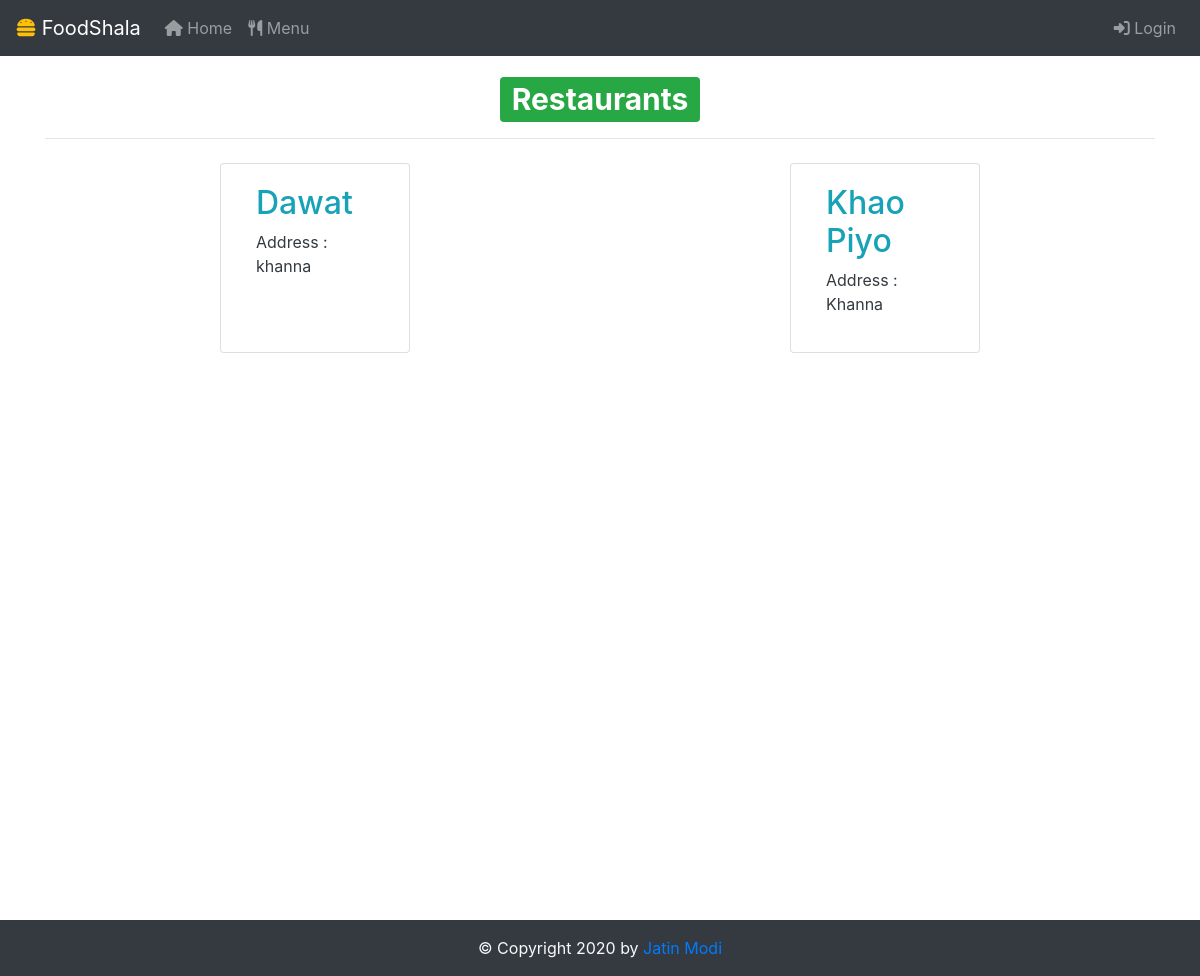
Page /home on the earlier database version.
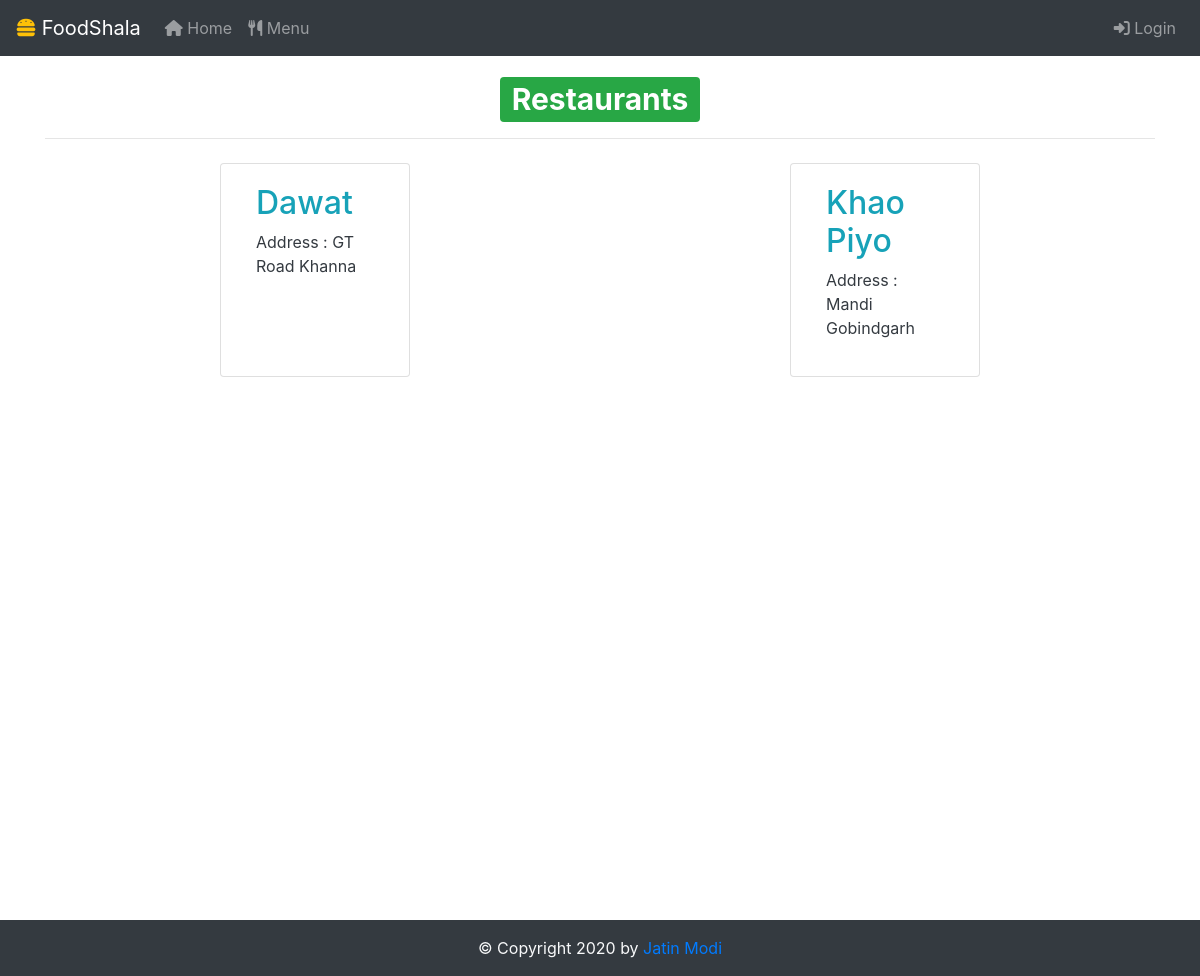
Same page on the later database version.
### app.py (models this page shows)
class Restaurants(db.Model):
	__tablename__ = 'restaurants'
	id = db.Column(db.Integer,primary_key=True)
	name = db.Column(db.String)
	ownerFirstName = db.Column(db.String)
	ownerLastName = db.Column(db.String)
	email = db.Column(db.String)
	address = db.Column(db.String)
	password = db.Column(db.String)
	mobile = db.Column(db.String)

### app.py (the view)
@app.route("/home")
def home():
	user = None
	restaurants = Restaurants.query.all()
	if checkSession():
		user = Users.query.filter_by(email=session['email']).first()
	return render_template("home.html",user=user,restaurants=restaurants)
	return redirect("/customerlogin")

### app.py (called while the page is built)
def checkSession():
	if 'email' in session:
		return True
	return False

### templates/home.html (shortened to what this page needs)
{% include "header.html" %}
<div class="container" style="min-height: 100vh;position: relative;">
	<h1 class="mt-3 text-center font-weight-bold"><span class="badge badge-success">Restaurants</span></h1><hr>
	<div class="row mt-4">
		{% for x in restaurants %}
			<div class="card col-2 mx-auto"  onmouseover="this.style.backgroundColor='grey'" onmouseout="this.style.backgroundColor='white'">
				<a href="/restaurant/{{ x.id }}" style="text-decoration: none;">
	  			<div class="card-body text-dark">
	    			<h2 class=" text-info text-capitalize">{{ x.name }}</h2>
	    			<p>Address : {{ x.address }}</p>
				</div>
			</a>
			</div>
		{% endfor %}
	</div>
</div>
{% include "footer.html" %}

### templates/header.html (shortened to what this page needs)
<!DOCTYPE html>
<html>
<head>
<link href="{{ url_for('static',filename = 'css/bootstrap.css') }}" rel="stylesheet">
  <link rel="stylesheet" href="https://maxcdn.bootstrapcdn.com/bootstrap/4.4.1/css/bootstrap.min.css">
<nav class="navbar navbar-expand-lg navbar-dark bg-dark">
  <a class="navbar-brand" href="/"><i class="text-warning fas fa-hamburger"></i> FoodShala</a>
  <div class="collapse navbar-collapse" id="navbarSupportedContent">
    <ul class="navbar-nav mr-auto">
      <li class="nav-item">
        <a class="nav-link" href="/home"><i class="fas fa-home"></i> Home </a>
      </li>
      <li class="nav-item">
        <a class="nav-link" href="/menu"><i class="fas fa-utensils"></i> Menu</a>
      </li>
    </ul>
    {% if not user %}
    <div class="ml-auto">
      <ul class="navbar-nav ">
      <li class="nav-item">
        <a class="nav-link" href="/customerlogin"><i class="fas fa-sign-in-alt"></i> Login</a>
      </li>
      </ul>
    {% endif %}
    </div>
  </div>
</nav>
</head>

### templates/footer.html
<div style="position: static;bottom: 0;" class="mt-5">
  	<div class="bg-dark text-center text-light p-3">
    	&copy; Copyright 2020 by <a href="https://www.github.com/jatinmodi001">Jatin Modi</a>
    </div>
  </div>

Differences in the rows shown:
changed Restaurants "Dawat": address "khanna" → "GT Road Khanna"
changed Restaurants "Khao Piyo": address "Khanna" → "Mandi Gobindgarh"
